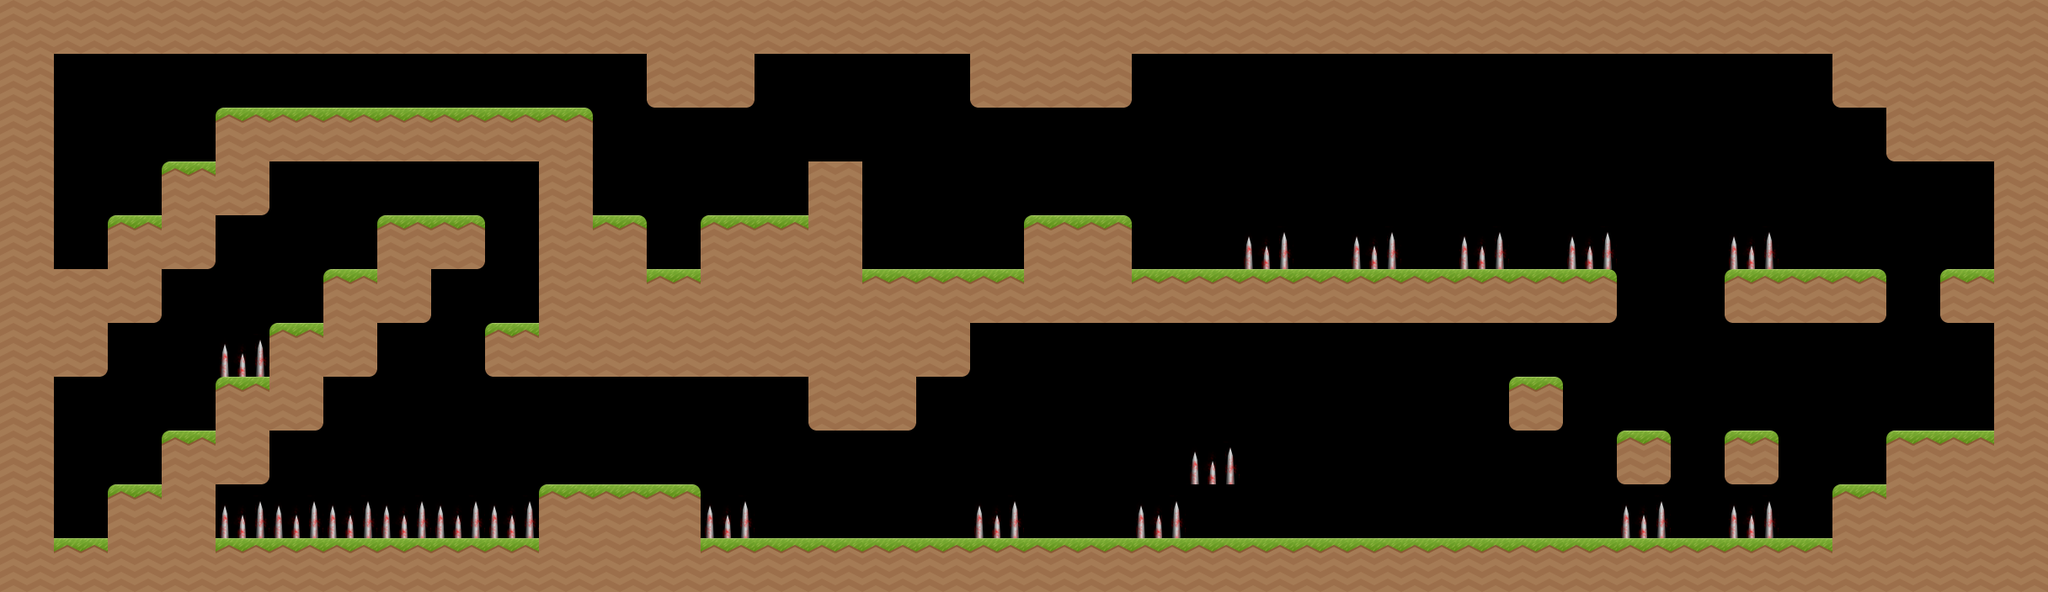

Rendered tile map (Tiled .tmx) drawn with the repository's tilesets; below, a short description and the map source with its tile grids summarised:
An orthogonal 38x11 tile map with 64x64 px tiles, 2 tile layers (Ground, Spikes), 2 tilesets and 42 objects.

<map version="1.0" orientation="orthogonal" renderorder="right-down" width="38" height="11" tilewidth="64" tileheight="64" nextobjectid="244">
 <tileset firstgid="1" name="Morf" tilewidth="64" tileheight="64">
  <tile id="0">
   <image width="64" height="64" source="../tiles/flower.png" />
  </tile>
  <tile id="1">
   <image width="64" height="64" source="../tiles/grassTile.png" />
  </tile>
  <tile id="2">
   <image width="64" height="64" source="../tiles/grassTile-All.png" />
  </tile>
  <tile id="3">
   <image width="64" height="64" source="../tiles/grassTile-Both-Left.png" />
  </tile>
  <tile id="4">
   <image width="64" height="64" source="../tiles/grassTile-Both-Right.png" />
  </tile>
  <tile id="5">
   <image width="64" height="64" source="../tiles/grassTile-Bottom-Left.png" />
  </tile>
  <tile id="6">
   <image width="64" height="64" source="../tiles/grassTile-Bottom-Right.png" />
  </tile>
  <tile id="7">
   <image width="64" height="64" source="../tiles/grassTile-Middle.png" />
  </tile>
  <tile id="8">
   <image width="64" height="64" source="../tiles/grassTile-Top-Left.png" />
  </tile>
  <tile id="9">
   <image width="64" height="64" source="../tiles/grassTile-Top-Right.png" />
  </tile>
  <tile id="10">
   <image width="64" height="64" source="../tiles/ice.png" />
  </tile>
  <tile id="11">
   <image width="64" height="64" source="../tiles/sandTile-Bottom-Left.png" />
  </tile>
  <tile id="12">
   <image width="64" height="64" source="../tiles/sandTile-Bottom-Right.png" />
  </tile>
  <tile id="13">
   <image width="64" height="64" source="../tiles/spikes.png" />
  </tile>
  <tile id="14">
   <image width="64" height="64" source="../tiles/steam.png" />
  </tile>
  <tile id="15">
   <image width="64" height="64" source="../tiles/waterTile.png" />
  </tile>
  <tile id="16">
   <image width="64" height="64" source="../tiles/waterTile-Middle.png" />
  </tile>
 </tileset>
 <tileset firstgid="18" name="Ice Pile" tilewidth="64" tileheight="64">
  <tile id="0">
   <image width="64" height="64" source="../tiles/ice.png" />
  </tile>
  <tile id="1">
   <image width="64" height="64" source="../tiles/ice.png" />
  </tile>
  <tile id="2">
   <image width="64" height="64" source="../tiles/ice.png" />
  </tile>
  <tile id="3">
   <image width="64" height="64" source="../tiles/ice.png" />
  </tile>
 </tileset>
 <layer name="Ground" width="38" height="11" opacity="0.9">
  <data>[418 cells, 185 non-empty, 9 distinct tile ids]</data>
 </layer>
 <layer name="Spikes" width="38" height="11">
  <data>[418 cells, 18 non-empty, 1 distinct tile ids]</data>
 </layer>
 <objectgroup name="Water">
  <object id="212" gid="16" x="1536" y="320" />
  <object id="213" gid="16" x="1664" y="320" />
  <object id="214" gid="16" x="1792" y="320" />
  <object id="215" gid="16" x="1728" y="256" />
  <object id="216" gid="16" x="1600" y="256" />
  <object id="217" gid="16" x="1664" y="192" />
  <object id="218" gid="16" x="1536" y="192" />
  <object id="219" gid="16" x="1600" y="128" />
  <object id="220" gid="16" x="1472" y="128" />
  <object id="221" gid="16" x="1472" y="256" />
  <object id="222" gid="16" x="1728" y="128" />
  <object id="223" gid="16" x="1792" y="192" />
  <object id="224" gid="16" x="1856" y="128" />
  <object id="225" gid="16" x="1856" y="256" />
  <object id="237" gid="16" x="1664" y="576" />
  <object id="238" gid="16" x="1664" y="512" />
  <object id="239" gid="16" x="1664" y="448" />
 </objectgroup>
 <objectgroup name="Flower">
  <object id="227" gid="1" x="64" y="320">
   <properties>
    <property name="waterLevel" value="15" />
   </properties>
  </object>
 </objectgroup>
 <objectgroup name="Ice">
  <object id="196" gid="11" x="1856" y="320" />
  <object id="197" gid="11" x="1792" y="256" />
  <object id="199" gid="11" x="1728" y="192" />
  <object id="200" gid="11" x="1664" y="128" />
  <object id="201" gid="11" x="1600" y="192" />
  <object id="202" gid="11" x="1536" y="256" />
  <object id="203" gid="11" x="1472" y="320" />
  <object id="205" gid="11" x="1664" y="256" />
  <object id="206" gid="11" x="1600" y="320" />
  <object id="207" gid="11" x="1728" y="320" />
  <object id="208" gid="11" x="1472" y="192" />
  <object id="209" gid="11" x="1536" y="128" />
  <object id="210" gid="11" x="1792" y="128" />
  <object id="211" gid="11" x="1856" y="192" />
  <object id="228" gid="11" x="1408" y="640" />
  <object id="229" gid="11" x="1216" y="640" />
  <object id="230" gid="11" x="1216" y="576" />
  <object id="231" gid="11" x="1216" y="512" />
  <object id="232" gid="11" x="1536" y="640" />
  <object id="233" gid="11" x="1536" y="576" />
  <object id="234" gid="11" x="1664" y="640" />
  <object id="241" gid="11" x="960" y="192" />
  <object id="242" gid="11" x="960" y="128" />
 </objectgroup>
 <objectgroup name="Player">
  <object id="243" gid="17" x="128" y="576" />
 </objectgroup>
</map>